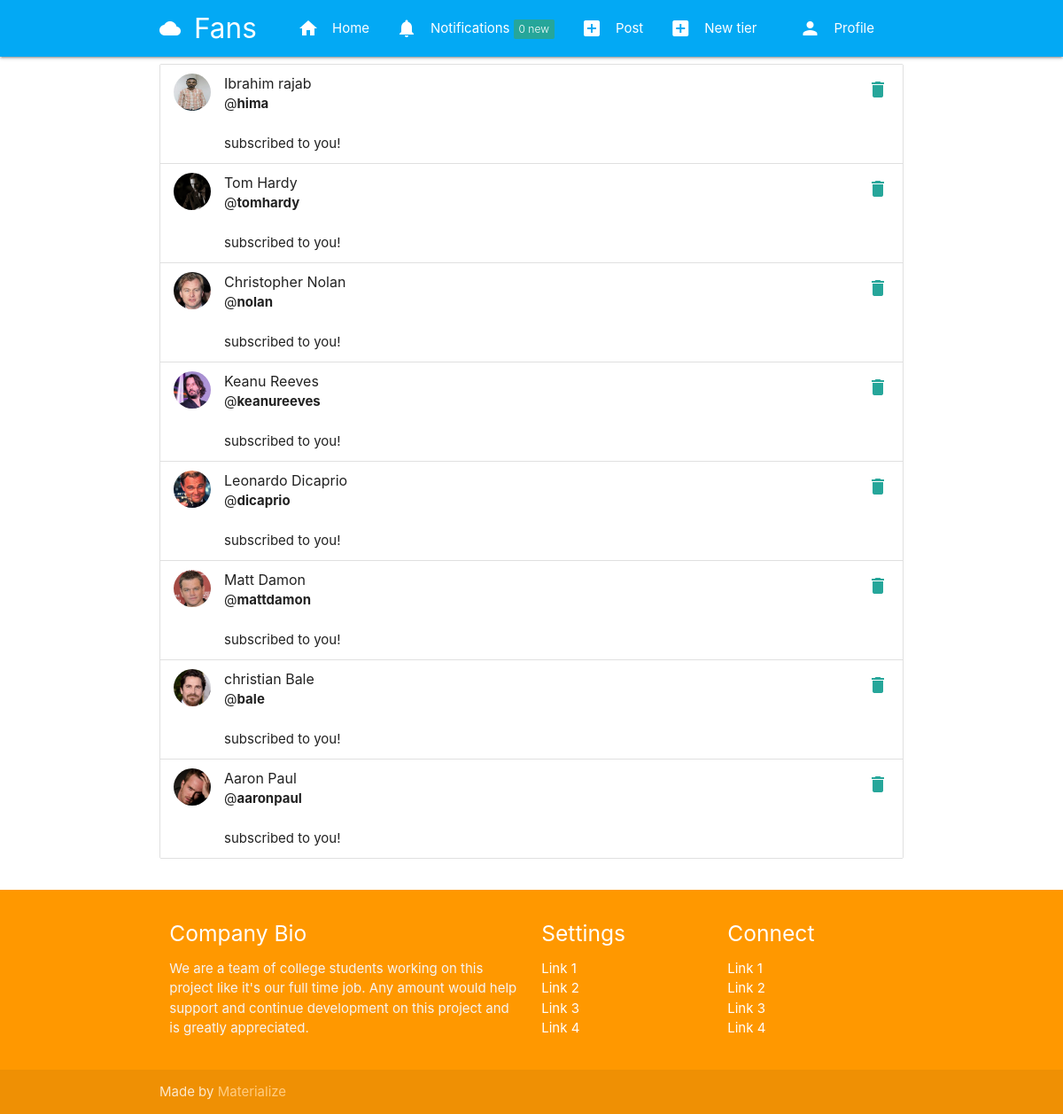
The app's page /notifications/ (signed in), older data.
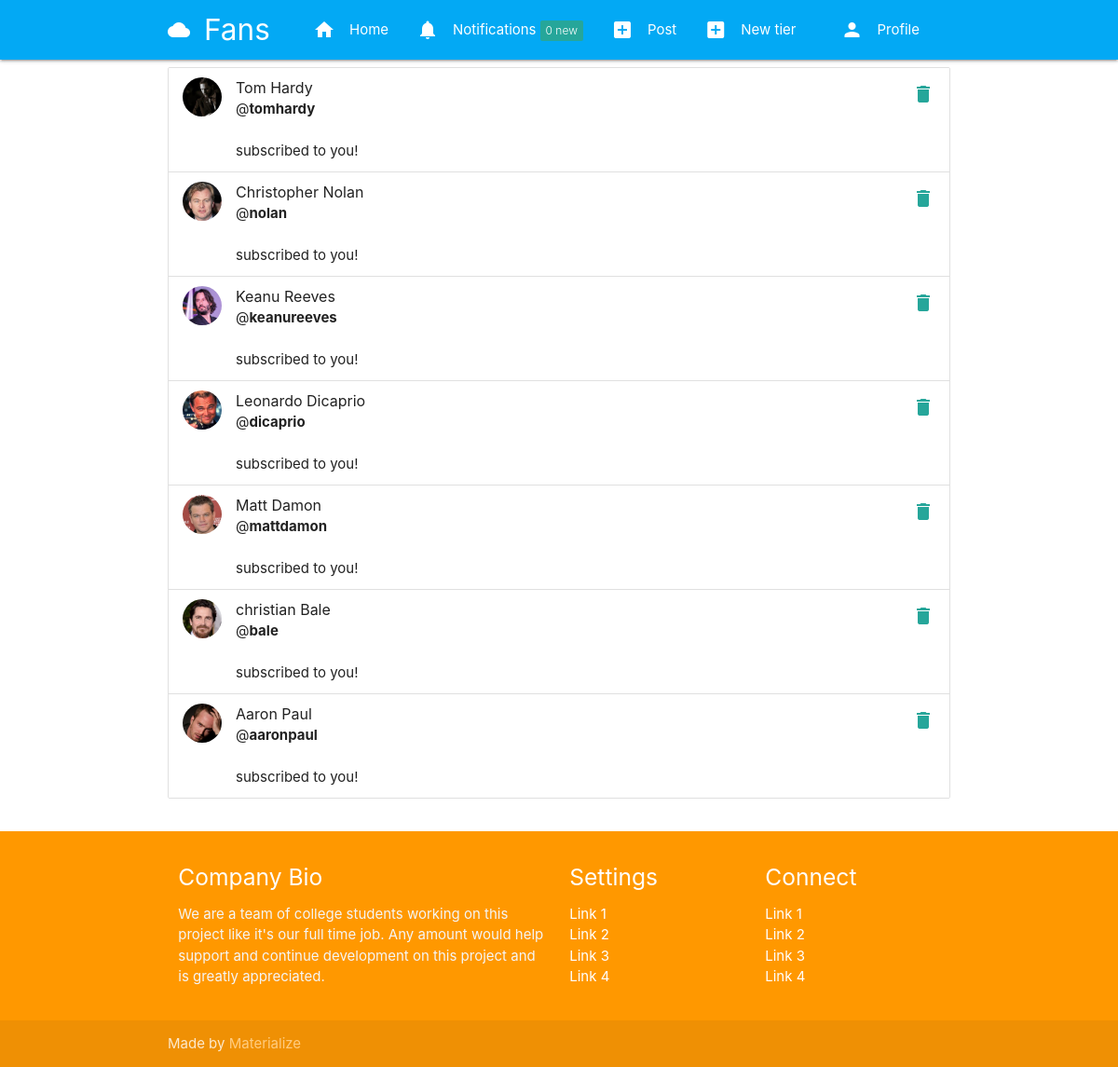
The same page, newer data.
### notifications/models.py (models this page shows)
class Notification(models.Model):
    NOTIFICATION_TYPES = ((1,'Like'),(2,'Comment'),(3,'Subscribed'))
    post = models.ForeignKey('post.Post', on_delete=models.CASCADE,related_name='noti_post',blank=True, null=True)
    sender = models.ForeignKey(User, on_delete=models.CASCADE,related_name='noti_from_user')
    user = models.ForeignKey(User, on_delete=models.CASCADE,related_name='noti_to_user')
    notification_type = models.IntegerField(choices=NOTIFICATION_TYPES)
    text_preview = models.CharField( max_length=50,blank=True)
    date = models.DateTimeField(auto_now_add=True)
    is_seen = models.BooleanField(default=False)

### authy/models.py (models this page shows, shortened)
class Profile(models.Model):
	user = models.OneToOneField(User, on_delete=models.CASCADE, related_name='profile')
	location = models.CharField(max_length=50, null=True, blank=True)
	url = models.CharField(max_length=80, null=True, blank=True)
	profile_info = models.TextField(max_length=150, null=True, blank=True)
	created = models.DateField(auto_now_add=True)
	picture = models.ImageField(upload_to=user_directory_path_profile, blank=True, null=True, verbose_name='Picture')
	banner = models.ImageField(upload_to=user_directory_path_banner, blank=True, null=True, verbose_name='Banner')

### notifications/views.py (the view)
# urls.py: path('',show_notifications,name='show-notifications'),
def show_notifications(request):
  user = request.user
  notifications = Notification.objects.filter(user=user).order_by('-date')
  Notification.objects.filter(user=user,is_seen=False).update(is_seen=True)
  context = {
    'notifications':notifications,
  }
  return render(request,'notifications.html',context)

### authy/views.py (called while the page is built)
def side_nav_info(request):
	user = request.user
	nav_profile = None
	fans = None
	follows = None
	if user.is_authenticated:
		nav_profile = Profile.objects.get(user=user)
		fans = Subscription.objects.filter(subscribed=user).count()
		follows = Subscription.objects.filter(subscriber=user).count()
	return {'nav_profile': nav_profile, 'fans': fans, 'follows': follows}

### notifications/views.py (called while the page is built)
def count_notifications(request):
  count_notifications = None
  if request.user.is_authenticated:
    count_notifications = Notification.objects.filter(user=request.user,is_seen=False).count()
  return {'count_notifications':count_notifications}

### fans_clone/templates/notifications.html (shortened to what this page needs)
{% extends 'base.html' %}
{% load static %}
{% block content %}
<ul class="collection">
{% for notification in notifications %}
  {% if notification.notification_type == 1 %}
  <li class="collection-item avatar">
    {% if notification.sender.profile.picture %}
    <img src="{{ notification.sender.profile.picture.url }}" class="circle responsive-img">
  {% else %}
    <img src="{% static 'img/no_avatar.jpg' %}" class="circle responsive-img">
  {% endif %}
    <span class="title">{{notification.sender.first_name}}  {{notification.sender.last_name}}</span>
    <p>@<b>{{notification.sender.username}}</b> </p>
    <a href="{% url 'delete-notification' notification.id %}" class="secondary-content"><i class="material-icons">delete</i></a>
    <br>
    <p> liked your post</p>
    <a href="{% url 'post-detail' notification.post.id %}"> see post</a>
  </li>
  {% elif  notification.notification_type == 3 %}
  <li class="collection-item avatar">
    {% if notification.sender.profile.picture %}
    <img src="{{ notification.sender.profile.picture.url }}" class="circle responsive-img">
  {% else %}
    <img src="{% static 'img/no_avatar.jpg' %}" class="circle responsive-img">
  {% endif %}
    <span class="title">{{notification.sender.first_name}}  {{notification.sender.last_name}}</span>
    <p>@<b>{{notification.sender.username}}</b> </p>
    <a href="{% url 'delete-notification' notification.id %}" class="secondary-content"><i class="material-icons">delete</i></a>
    <br>
    <p>subscribed to you!</p>
  </li>
  {% endif %}
{% endfor %}
</ul>
{% endblock %}

Row changes from the older to the newer data that the page shows:
removed Notification: sender.profile.picture (placeholder picture), sender.first_name "Ibrahim", sender.last_name "rajab", sender.username "hima"
